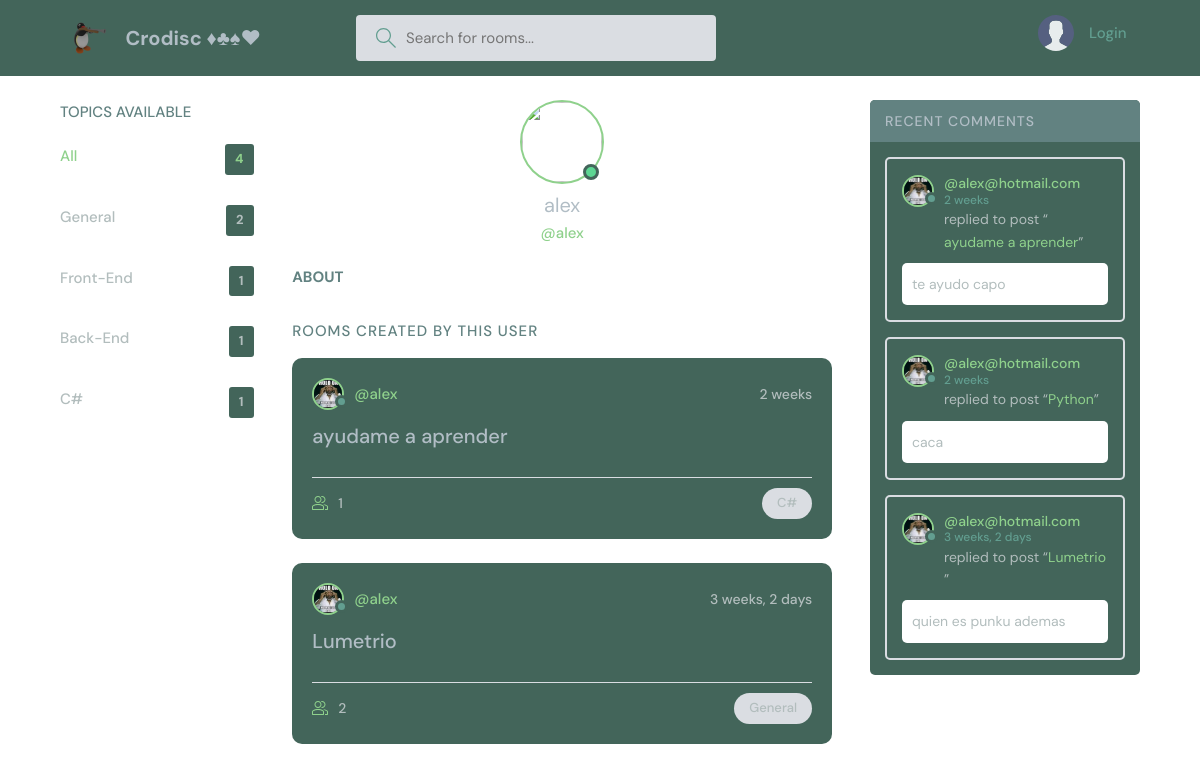
Page /profile/1/ on the committed database.
### base/models.py (models this page shows, shortened)
class Topic(models.Model):
    name = models.CharField(max_length=200)

class User(AbstractUser):
    name = models.CharField(max_length=200, null=True)
    email = models.EmailField(unique=True, null=True)
    bio = models.TextField(null=True)
    avatar = models.ImageField(null=True, default="avatar.svg")
    USERNAME_FIELD = 'email'
    REQUIRED_FIELDS = []

class Room(models.Model):
    host = models.ForeignKey(User, on_delete=models.SET_NULL, null=True)
    topic = models.ForeignKey(Topic, on_delete=models.SET_NULL, null=True)
    name = models.CharField(max_length=50)
    description = models.TextField(null=True, blank=True)
    participants = models.ManyToManyField(User, related_name='participants', blank=True)
    updated = models.DateTimeField(auto_now=True)
    created = models.DateTimeField(auto_now_add=True)
    class Meta:
        ordering = ['-updated', '-created']
    def __str__(self):
        return self.name

class Message(models.Model):
    user = models.ForeignKey(User, on_delete=models.CASCADE)
    room = models.ForeignKey(Room, on_delete=models.CASCADE)
    body = models.TextField()
    updated = models.DateTimeField(auto_now=True)
    created = models.DateTimeField(auto_now_add=True)
    class Meta:
        ordering = ['-updated', '-created']

### base/views.py (the view)
# urls.py: path('profile/<str:pk>/', views.userProfile, name='user-profile'),
def userProfile(request, pk):
    user = User.objects.get(id=pk)
    rooms = user.room_set.all()
    room_messages = user.message_set.all()
    topics = Topic.objects.all()
    context = {'user': user, 'rooms': rooms, 'room_messages': room_messages, 'topics': topics}
    return render(request, 'base/profile.html', context)

### base/templates/base/profile.html (shortened to what this page needs)
{% extends 'main.html' %}
{% block content %}
  <main class="profile-page layout layout--3">
    <div class="container">
      {% include 'base/topics.html' %}
      <div class="roomList">
        <div class="profile">
          <div class="profile__avatar">
            <div class="avatar avatar--large active">
              <img src="{{request.user.avatar.url}}" />
            </div>
          </div>
          <div class="profile__info">
            <h3>{{user.username}}</h3>
            <p>@{{user.username}}</p>
          </div>
          <div class="profile__about">
            <h3>About</h3>
          </div>
        </div>
        <div class="roomList__header">
          <div>
            <h2>Rooms created by this User</a>
            </h2>
          </div>
        </div>
        {% include 'base/feed.html' %}
      </div>
      {% include 'base/activity.html' %}
    </div>
  </main>
{% endblock content %}

### base/templates/base/topics.html
<div class="topics">
    <div class="topics__header">
      <h2>Topics available</h2>
    </div>
    <ul class="topics__list">
      <li>
        <a href="{% url 'home' %}" class="active">All <span>{{topics.count}}</span></a>
      </li>
      {% for topic in topics %}
      <li>
        <a href="{% url 'home' %}?q={{topic.name}}">{{topic.name}} <span>{{topic.room_set.all.count}}</span></a>
      </li>
      {% endfor %}
    </ul>
  </div>

### base/templates/base/feed.html (shortened to what this page needs)
{% for room in rooms %}
<div class="roomListRoom">
    <div class="roomListRoom__header">
      <a href="{% url 'user-profile' room.host.id %}" class="roomListRoom__author">
        <div class="avatar avatar--small">
          <img src="{{room.host.avatar.url}}" />
        </div>
        <span>@{{room.host.username}}</span>
      </a>
      <div class="roomListRoom__actions">
        <span>{{room.created|timesince}}</span>
      </div>
    </div>
    <div class="roomListRoom__content">
      <a href="{% url 'room' room.id %}">{{room.name}}</a>
    </div>
    <div class="roomListRoom__meta">
      <a href="{% url 'room' room.id %}" class="roomListRoom__joined">
        {{room.participants.all.count}}
      </a>
      <p class="roomListRoom__topic">{{room.topic.name}}</p>
    </div>
  </div>
{% endfor %}

### base/templates/base/activity.html (shortened to what this page needs)
<div class="activities">
    <div class="activities__header">
      <h2>Recent Comments</h2>
    </div>
    {% for message in room_messages  %}
    <div class="activities__box">
      <div class="activities__boxHeader roomListRoom__header">
        <a href="{% url 'user-profile' message.user.id %}" class="roomListRoom__author">
          <div class="avatar avatar--small">
            <img src="{{message.user.avatar.url}}" />
          </div>
          <p>
            @{{message.user}}
            <span>{{message.created|timesince}}</span>
          </p>
        </a>
      </div>
      <div class="activities__boxContent">
        <p>replied to post “<a href="{% url 'room' message.room.id %}">{{message.room}}</a>”</p>
        <div class="activities__boxRoomContent">{{message.body}}
        </div>
      </div>
    </div>
    {% endfor %}
  </div>

### rows in the picture
Topic: name "General", room_set.all.count "2"
Topic: name "Front-End", room_set.all.count "1"
Topic: name "Back-End", room_set.all.count "1"
Topic: name "C#", room_set.all.count "1"
User: username "alex"
Room: host.avatar (picture), host.username "alex", created "2 weeks", name "ayudame a aprender", participants.all.count "1", topic.name "C#"
Room: host.avatar (picture), host.username "alex", created "3 weeks, 2 days", name "Lumetrio", participants.all.count "2", topic.name "General"
Message: user.avatar (picture), user "alex@hotmail.com", created "2 weeks", room "ayudame a aprender", body "te ayudo capo"
Message: user.avatar (picture), user "alex@hotmail.com", created "2 weeks", room "Python", body "caca"
Message: user.avatar (picture), user "alex@hotmail.com", created "3 weeks, 2 days", room "Lumetrio", body "quien es punku ademas"

### other values in the picture
{{ topics.count }} "4"
